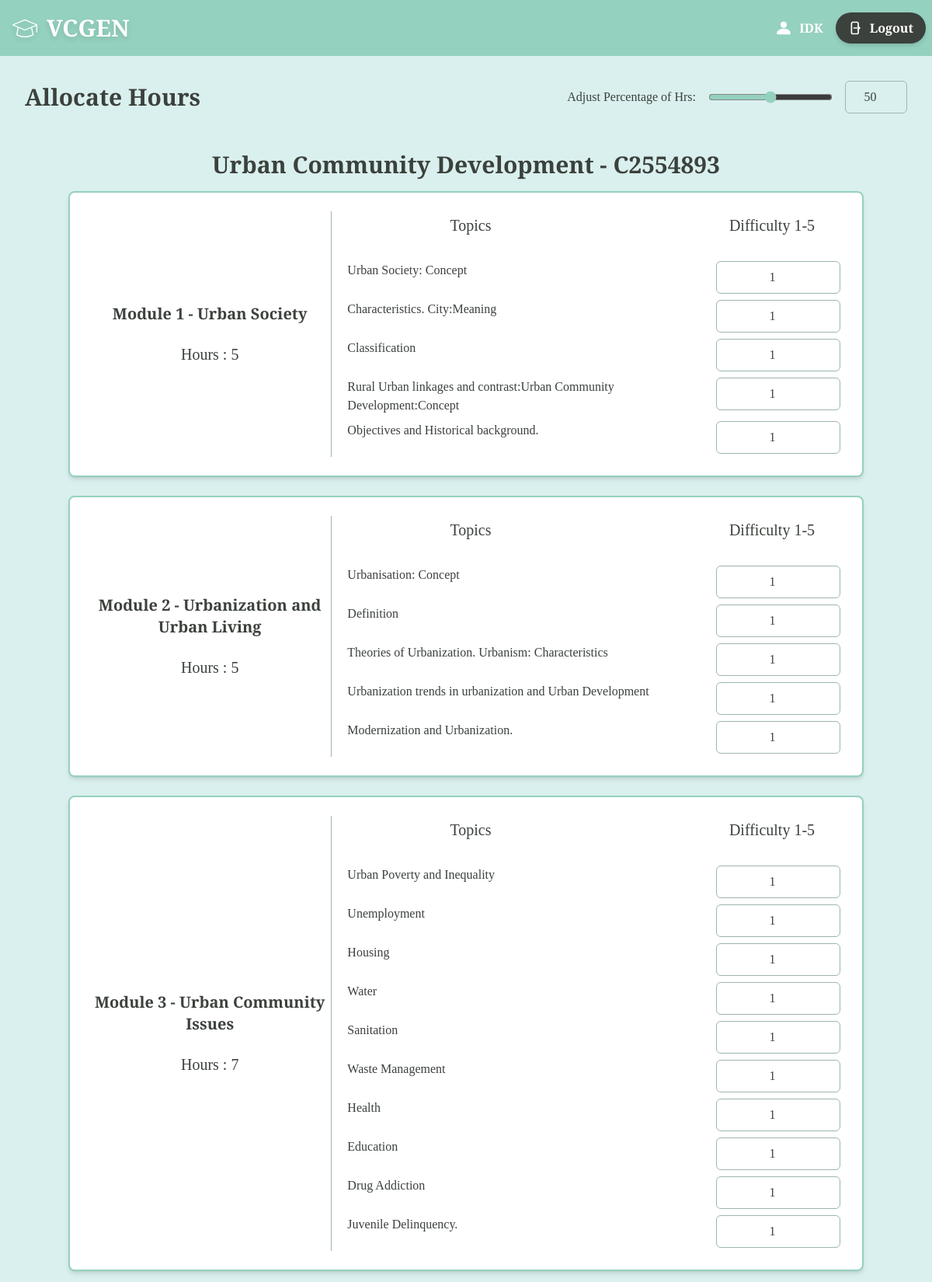
Screenshot of /settings/C2554893 (signed in, upper part) with the database file from the repository.
### main/models.py (models this page shows, shortened)
class Teacher(models.Model):
    teacher_id=models.CharField(max_length=8,primary_key=True)
    name=models.CharField(max_length=20)
    email=models.EmailField(null=False)
    password=models.CharField(null=False,max_length=128)

class Course(models.Model):
    course_id=models.CharField(max_length=8,primary_key=True)
    teacher=models.ForeignKey(Teacher,on_delete=models.CASCADE)
    name=models.CharField(max_length=20)
    hours=models.IntegerField()
    split=models.DecimalField(decimal_places=3,max_digits=10)
    accepting_response=models.BooleanField(default=True)

class Module(models.Model):
    module_id=models.CharField(max_length=8,primary_key=True)
    course=models.ForeignKey(Course,on_delete=models.CASCADE)
    hours=models.IntegerField()
    name=models.CharField(max_length=100)

class Topics(models.Model):
    topic_id=models.CharField(max_length=8,primary_key=True)
    module=models.ForeignKey(Module,on_delete=models.CASCADE)
    content=models.CharField(max_length=100)
    mapped_skill=models.JSONField()
    skill_confidence = models.JSONField(default=dict)
    teacherweight=models.DecimalField(decimal_places=3,max_digits=10)
    studentweight=models.DecimalField(decimal_places=3,max_digits=10)

### main/views.py (the view, shortened to what this page needs)
# urls.py: path("settings/<str:class_id>",views.settings,name="settings"),
def settings(request,class_id):
    context={}
    if 'user' not in request.session:
        return redirect('login')
    else:
        context['name']=Teacher.objects.filter(teacher_id=request.session['user'])[0].name
    ourclass=Course.objects.filter(course_id=class_id)
    if len(ourclass)<1:
        return redirect('classes')
    else:
        class cusModule:
            def __init__(self,mod):
                self.mod=mod
                self.topicslist=[]
            def addtopic(self,topic):
                self.topicslist.append(topic)
        ourclass=ourclass[0]
        datamodules=[]
        modules=Module.objects.filter(course=ourclass)
        for mod in modules:
            curmod=cusModule(mod)
            for topic in Topics.objects.filter(module=mod):
                curmod.addtopic(topic)
            datamodules.append(curmod)
        context['cid']=class_id
        context['cname']=ourclass.name
        context['modules']= datamodules
    return render(request,"main/settings.html",context=context)

### main/templates/main/settings.html (shortened to what this page needs)
{% extends "base.html" %}
{% block body %}
<div class="min-h-screen bg-[#daf0ee] p-8">
    <div class="flex justify-between items-center mb-8">
        <h1 class="text-3xl font-bold text-[#3b413c]">Allocate Hours</h1>
        <form action="#" method="post">
        <div class="flex items-center gap-4">
            <label for="scaleSlider" class="text-[#3b413c] font-medium">Adjust Percentage of Hrs:</label>
            <input
                id="ss_hoursplit"
                name="ss_hoursplit"
                type="range"
                min="25"
                max="75"
                step="1"
                value="50"
                class="w-40 accent-[#94d1be] cursor-pointer"
                oninput="sv_hoursplit.value = this.value"
            />
            <input
                type="number"
                id="sv_hoursplit"
                name="sv_hoursplit"
                min="25"
                max="75"
                value="50"
                class="w-20 p-2 border border-[#9db5b2] rounded-md focus:outline-none focus:ring-2 focus:ring-[#94d1be] text-center"
                oninput="ss_hoursplit.value = this.value"
            />
        </div>
    </div>
    <h1 class="text-3xl text-center font-bold text-[#3b413c] p-4">{{cname}} - {{cid}}</h1>
        <div class="flex flex-col gap-6 max-w-5xl mx-auto">
        {% for module in modules %}
        <div class="bg-white border-2 border-[#94d1be] rounded-lg shadow-md p-6">
            <div class="grid grid-cols-3 gap-4">
                <div class="flex flex-col items-center justify-center border-r border-[#9db5b2]">
                    <div>
                        <h2 class="text-xl font-semibold text-[#3b413c] text-center">
                        Module {{ forloop.counter }} - {{module.mod.name}}
                        </h2>
                    </div>
                    <br>
                    <div class="text-xl">
                        Hours : {{ module.mod.hours }}
                    </div>
                </div>
                <div class="flex flex-col col-span-2">
                    <div class="flex flex-row justify-between gap-3 p-1 text-xl">
                        <div class="w-1/2 text-[#3b413c] text-center">Topics</div>
                        <div class="w-44 text-center">Difficulty 1-5</div>
                    </div>
                    <br>
                    {% for topic in module.topicslist %}
                    <div class="flex flex-row justify-between gap-3 p-1">
                        <div class="text-[#3b413c]">{{ topic.content }}</div>
                        <div><input
                            type="number"
                            id="weight_{{topic.topic_id}}"
                            name="weight_{{topic.topic_id}}"
                            placeholder="Difficulty 1-5"
                            min="1"
                            max="5"
                            class="w-40 p-2 border border-[#9db5b2] rounded-md focus:outline-none focus:ring-2 focus:ring-[#94d1be] text-center"
                            value="1"
                            required
                        /></div>
                    </div>
                    {% endfor %}
                </div>
            </div>
        </div>
        {% endfor %}
    </div>
        </div>
{% endblock %}

### main/templates/main/base.html (shortened to what this page needs)
<html>
    <head>
        {%load static%}
        <script src="https://cdn.jsdelivr.net/npm/@tailwindcss/browser@4"></script>
    </head>
    <body class="bg-[#daf0ee] text-[#3b413c] cusfont flex flex-col">
        <header class="bg-[#94d1be] text-white text-l font-bold py-4 text-center w-full flex flex-row justify-between">
            <div class="flex items-center space-x-3 hover:scale-105 transition-all duration-300 ease-in-out drop-shadow-md ml-4 hover:cursor-pointer" onclick="location.href='/'">
                {% load static %}
                <img src="{% static 'main/education-svg.svg' %}" class="h-8" alt="logo"/>
                <h1
                    class="text-3xl">
                    VCGEN
                </h1>
            </div>
            {% if name %}
            <div class="flex flex-row items-center">
                {%load static%}
                <img src="{% static 'main/person-svg.svg' %}" class="h-6" alt="profile picture"/>
                <h1 class="m-2">{{name}}  </h1>
                <button onclick="location.href='/';"
                    class="mx-2 flex items-center gap-2 px-4 py-2 bg-[#3b413c] text-white font-semibold rounded-full shadow-md
                        hover:bg-[#2e3430] hover:scale-105 transition-all duration-300 ease-in-out hover:cursor-pointer">
                    Logout
                </button>
            </div>
            {% else %}
            <h1 onclick="location.href = '/';" class="px-1"></h1>
            {% endif %}
        </header>
        {% block body %}
        {% endblock %}
    </body>
</html>

### main/templates/main/base.html (style rules this page uses)
.cusfont { font-family: "Playfair Display", serif; font-optical-sizing: auto; }

### rows the page displays
Teacher: name "IDK"
Course: name "Urban Community Development"
Module: mod.name "Urban Society", mod.hours "5"
Topics: content "Urban Society: Concept", topic_id "1"
Topics: content "Characteristics. City:Meaning", topic_id "1"
Topics: content "Classification", topic_id "1"
Topics: content "Rural Urban linkages and contrast:Urban Community Development:Concept", topic_id "1"
Topics: content "Objectives and Historical background.", topic_id "1"
Module: mod.name "Urbanization and Urban Living", mod.hours "5"
Topics: content "Urbanisation: Concept", topic_id "1"
Topics: content "Definition", topic_id "1"
Topics: content "Theories of Urbanization. Urbanism: Characteristics", topic_id "1"
Topics: content "Urbanization trends in urbanization and Urban Development", topic_id "1"
Topics: content "Modernization and Urbanization.", topic_id "1"
Module: mod.name "Urban Community Issues", mod.hours "7"
Topics: content "Urban Poverty and Inequality", topic_id "1"
Topics: content "Unemployment", topic_id "1"
Topics: content "Housing", topic_id "1"
Topics: content "Water", topic_id "1"
Topics: content "Sanitation", topic_id "1"
Topics: content "Waste Management", topic_id "1"
Topics: content "Health", topic_id "1"
Topics: content "Education", topic_id "1"
Topics: content "Drug Addiction", topic_id "1"
Topics: content "Juvenile Delinquency.", topic_id "1"

### other values shown
{{ cid }} "C2554893"
